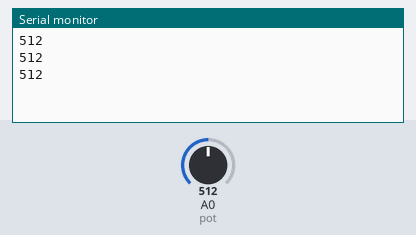
The sketch below on a simulated Arduino Uno, built with avr-gcc and run on an emulated ATmega328P. Parts: the last lines printed to the serial monitor. The inputs (shaded band) are chosen by the test bench; at power-on: A0 (pot) = 512.

Above: at 1.3 s.
1.4 s: A0 (pot) set to 716
At 1.9 s:
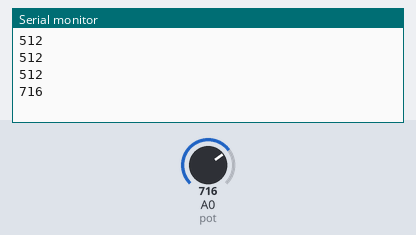
2.9 s: A0 (pot) set to 900
At 3.4 s:
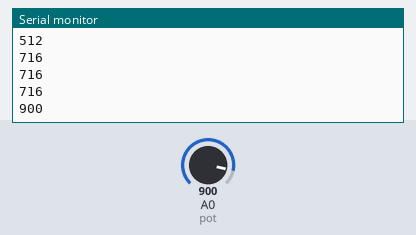
Timing chart, 0 to 5.9 s (numbered marks = the images above; inputs shaded):
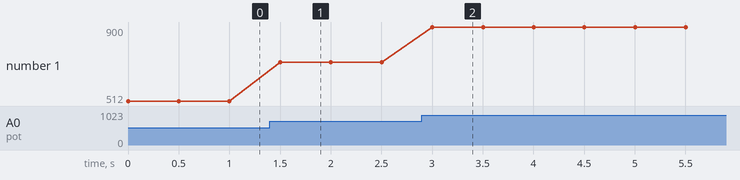

Measured:
- after the input at 1.4 s, the serial monitor: prints a new line after 0.10 s (image 1)
- after the input at 2.9 s, the serial monitor: prints a new line after 0.10 s (image 2)
- plotted number 1: 512 → 716 after the input at 1.4 s, 716 → 900 after the input at 2.9 s

The sketch:

Aula06_ex02.ino
```cpp
// Início do sketch
// Cria uma constante chamada pot no pino A0
const int pot = A0;

//Função de configuração
void setup() {
  // Inicia Comunicação Serial
  // Velocidade de 9600 bits por segundo
  Serial.begin(9600);
} // fim da função de configuração
// função de repetição infinita
void loop() {
// Cria variável chamada leitura para saber condição de giro
 int leitura;
 // Lê pino pot e guarda em leitura
leitura = analogRead(pot);
 //  Imprime na tela o valor de leitura
 Serial.println(leitura);
// Aguarda 500 ms
delay (500);
} // fim da função de loop e programa
```
